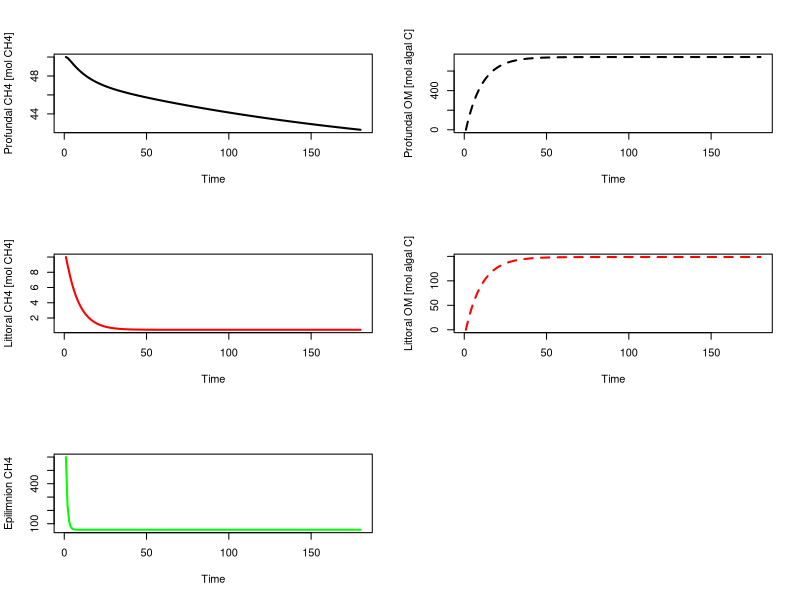

The R script that drew this image:
##### Simplest CH4 ecosystem model
##### 04-20-17
##### SEJ

rm(list=ls())

library(deSolve)

#### set up ordinary differential equations (ODEs) in function for deSolve to use for each time step
	# State variables:
	#	1. CH4 in profundal sediment
	#	2. sediment organic matter in profundal sediment
	#	3. CH4 in littoral sediment
	#	4. sediment organic matter in littoral sediment
	#	5. CH4 in epilimnion

timeStepCH4<-function(time,y,params){
	with(as.list(params),{
		# state variables
		P=y[1]	# CH4 in profundal sediment
		Psom=y[2]	# sediment organic matter in profundal sediment
		L=y[3]	# CH4 in littoral sediment
		Lsom=y[4]	# sediment organic matter in littoral sediment
		E=y[5]	# CH4 in epilimnion
	
		# forcing data
		GPP=varied_GPP(time)
		atmCH4=varied_atmCH4(time)
		k=varied_k(time)
		
		#dP.dt=production-diffusion; assuming no ebullition
		#		production=f(Psom,yield)
		#		diffusion=f(???)
		dP.dt=maxPsomUptake*Psom/(kPprod*Vp+Psom)*Psom*yield-Pdiff*(P/Vp-E/Ve)*Ap
		#dPsom.dt=settling material-conversion to methane-permanent burial
		#		settling=f(GPP,settling)
		#		conversion=f(Psom)
		#		burial=f(Psom)
		dPsom.dt=Ap*GPP*zmix*sed-maxPsomUptake*Psom/(kPprod*Vp+Psom)*Psom-Psom*permBuryP
		#dL.dt=production-diffusion-ebullition
		#		production=f(Lsom,yield)
		#		diffusion=f(E,L,???)
		#		ebullition=f(L,???)
		dL.dt=maxLsomUptake*Lsom/(kLprod*Vl+Lsom)*Lsom*yield-Ldiff*(L/Vl-E/Ve)*Al-ebull*L
		#dLsom.dt=settling material - conversion to methane - permanent burial
		#		settling=f(GPP,settling)
		#		conversion=f(Lsom)
		#		burial=f(Lsom)
		dLsom.dt=Al*GPP*zmix*sed-maxLsomUptake*Lsom/(kLprod*Vl+Lsom)*Lsom-Lsom*permBuryL
		#dEdt=production+diffusion (littoral and profundal)-atm. diffusion-oxidation
		#		production=f(GPP)????
		#		diffusion=f(E,L,P,???)
		#		atm. diffusion=f(E,atm)
		#		oxidation=f(E)
		dE.dt=GPP*Eprod*Ve+Pdiff*(P/Vp-E/Ve)*Ap+Ldiff*(L/Vl-E/Ve)*Al-k*(E/Ve-atmCH4)*Ae-oxE*E
	
		list(c(dP.dt,dPsom.dt,dL.dt,dLsom.dt,dE.dt))
	})
}


#### Parameters
Ap=1250		# Area of profundal sediments; [m2]
Al=250		# Area of littoral sediments; [m2]
Ae=Ap+Al		# Surface area of lake; [m2]
activeLayerDepth=0.2	# Active layer depth of sediments; [m]
Vp=Ap*activeLayerDepth		# Volume of "active" profundal sediments; [m3]
Vl=Al*activeLayerDepth		# Volume of "active" littoral sediments; [m3]
zmix=2	# Mixed layer depth of lake; [m]
Ve=Ae*zmix		# Volume of epilimnion; [m3]
sed=0.3		# Proportion of areal GPP that settles to sediments; []
maxPsomUptake=0.004	# Maximum rate of Psom uptake; [d-1]
kPprod=10		# half-saturation constant for methane production in profundal; [mol algal C m-3]
maxLsomUptake=0.004	# Maximum rate of Psom uptake; [d-1]
kLprod=10		# half-saturation constant for methane production in profundal; [mol algal C m-3]
permBuryP=0.1	# permanent burial of Psom; [d-1]
permBuryL=0.1	# permanent burial of Lsom; [d-1]
yield=0.25		# Molar yield of CH4 from algal C; [mol CH4 (mol algal C)-1]
Pdiff=0.001	# Mass transfer coefficient/diffusivity???; [m d-1]
Ldiff=0.005	# Mass transfer coefficient/diffusivity???; [m d-1]
ebull=0.1		# Fraction of production released as ebullition [d-1] -> could be a more complex function that causes ebullition at a critical saturating concentration; could also be probabalistic
Eprod=0.0001	# Epilimnetic CH4 production per unit GPP; [mol CH4 (mol C)-1]
oxE=0.9	# Fraction of epilimnion CH4 lost to oxidation; [d-1]
params=c(Vp=Vp,Vl=Vl,Ve=Ve,Ap=Ap,Al=Al,Ae=Ae,zmix=zmix,sed=sed,maxPsomUptake=maxPsomUptake,kPprod=kPprod,maxLsomUptake=maxLsomUptake,kLprod=kLprod,permBuryP=permBuryP,permBuryL=permBuryL,yield=yield,Pdiff=Pdiff,Ldiff=Ldiff,ebull=ebull,Eprod=Eprod,oxE)


#### forcing data (GPP, atmCH4, k) and run parameters
nTimeSteps=180
t.s=1:nTimeSteps

# Could load observations, model output, or set to a constant
constant_GPP=0.1	# [mol C m-3 d-1]Jake says this is average for morris
constant_atmCH4=0.1	# [mol CH4 m-3]Will thinks this is about right --> We can check this and use whatever the global average is
constant_k=0.4	# [m d-1]using a decent number for UNDERC lakes

obs_GPP=NULL	# can be set to two column matrix with simulation timestep in first column and observed/modeled GPP [mol C m-3 d-1] in second column
obs_atmCH4=NULL	# can be set to two column matrix with simulation timestep in first column and observed/modeled atmCH4 [mol CH4 m-3] in second column
obs_k=NULL	# can be set to two column matrix with simulation timestep in first column and observed/modeled k [m d-1] in second column

# generate approxfun functions for use in model integration
if(is.null(obs_GPP)){
	varied_GPP=approxfun(x=1:nTimeSteps,y=rep(constant_GPP,nTimeSteps),method="linear",rule=2)
}else{
	varied_GPP=approxfun(x=obsGPP[,1],y=obs_GPP[,2],method="linear",rule=2)
}
if(is.null(obs_atmCH4)){
	varied_atmCH4=approxfun(x=1:nTimeSteps,y=rep(constant_atmCH4,nTimeSteps),method="linear",rule=2)
}else{
	varied_atmCH4=approxfun(x=obs_atmCH4[,1],y=obs_atmCH4[,2],method="linear",rule=2)
}
if(is.null(obs_k)){
	varied_k=approxfun(x=1:nTimeSteps,y=rep(constant_k,nTimeSteps),method="linear",rule=2)
}else{
	varied_k=approxfun(x=obs_k[,1],y=obs_k[,2],method="linear",rule=2)
}


# initial values
init=c(P=0.2*Vp,Psom=0,L=0.2*Vl,Lsom=0,E=0.2*Ve)		# [mol CH4] starting all the same (sort of like after mixis); 200 uM
	
#### integrate model
out=ode(y=init,times=t.s,func=timeStepCH4,parms=params)

#### plot output
dev.new()
par(mfrow=c(3,2))
plot(out[,1],out[,2],type='l',lwd=2,xlab="Time",ylab="Profundal CH4 [mol CH4]",col='black')
plot(out[,1],out[,3],type='l',lwd=2,xlab="Time",ylab="Profundal OM [mol algal C]",col='black',lty=2)
plot(out[,1],out[,4],type='l',lwd=2,xlab="Time",ylab="Littoral CH4 [mol CH4]",col='red')
plot(out[,1],out[,5],type='l',lwd=2,xlab="Time",ylab="Littoral OM [mol algal C]",col='red',lty=2)
plot(out[,1],out[,6],type='l',lwd=2,xlab="Time",ylab="Epilimnion CH4",col='green')

print(round(out[nrow(out),],4))
